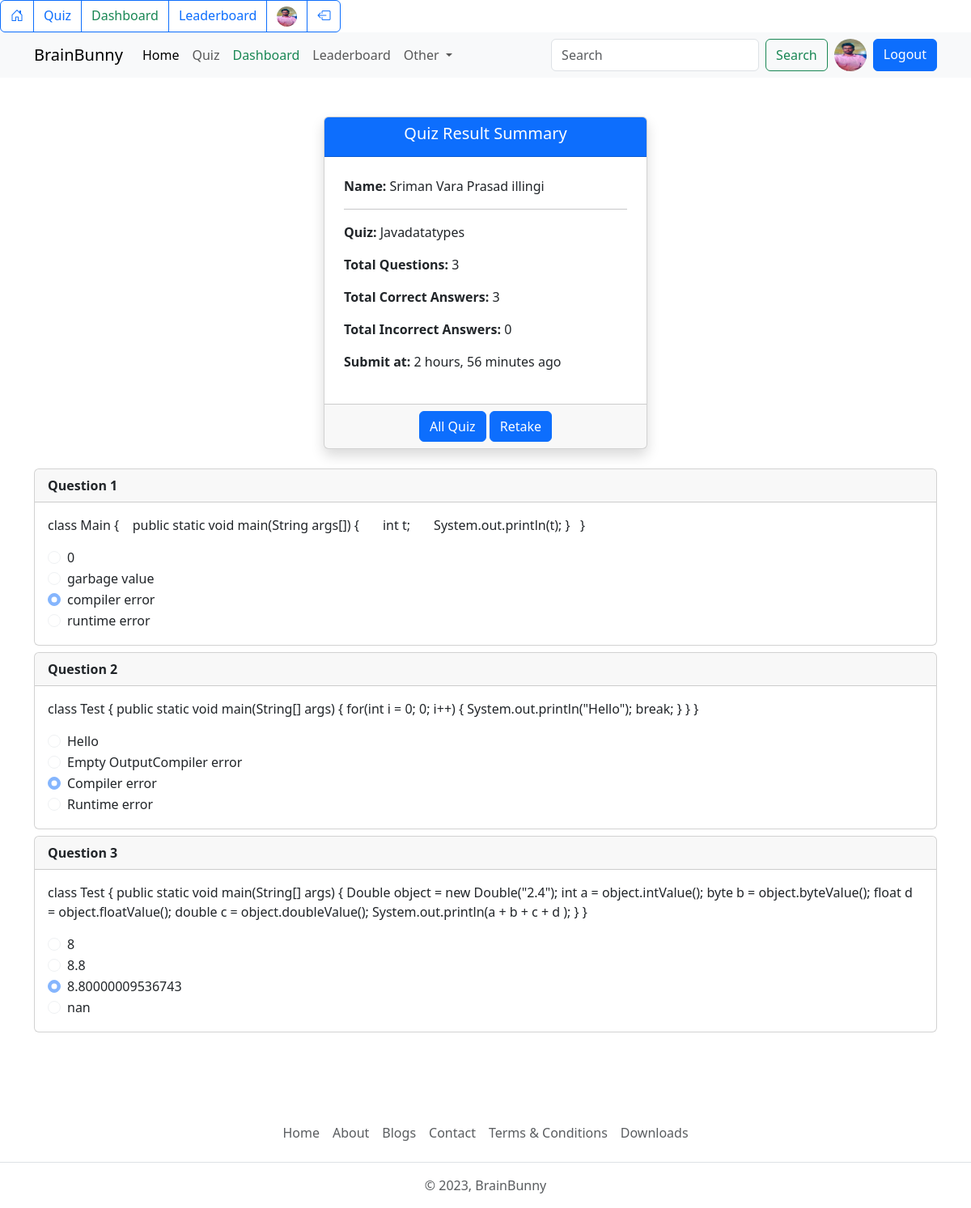
The app's page /quiz/11/result/ (signed in) with its own data.
### account/models.py (models this page shows, shortened)
class Profile(models.Model):
    user = models.OneToOneField(User, on_delete=models.CASCADE, null=True, verbose_name='User Object') #verbose_name
    bio = models.TextField(blank=True, null=True)
    profile_img = models.ImageField(upload_to='profile_images', default='user.png', blank=True, null=True, verbose_name='Profile Pic')
    location = models.CharField(max_length=100, blank=True, null=True)
    GENDER = (
        ('Male', 'Male'),
        ('Female', 'Female'),
        ('Other', 'Other'),
    )
    gender = models.CharField(max_length=6, choices=GENDER, blank=True, null=True)
    @property
    def full_name(self):
        return f"{self.user.first_name} {self.user.last_name}"

### quiz/models.py (models this page shows, shortened)
class QuizSubmission(models.Model):
    user = models.ForeignKey(User, on_delete=models.CASCADE)
    quiz = models.ForeignKey(Quiz, on_delete=models.CASCADE)
    score = models.IntegerField()
    submitted_at = models.DateTimeField(auto_now_add=True)

class Quiz(models.Model):
    title = models.CharField(max_length=255)
    description = models.TextField()
    category = models.ForeignKey(Category, on_delete=models.CASCADE)
    quiz_file = models.FileField(upload_to='quiz/')
    created_at = models.DateTimeField(auto_now_add=True)
    updated_at = models.DateTimeField(auto_now=True)
    class Meta:
        verbose_name_plural = 'Quizzes'

class Question(models.Model):
    quiz = models.ForeignKey(Quiz, on_delete=models.CASCADE)
    text = models.TextField()

class Choice(models.Model):
    question = models.ForeignKey(Question, on_delete=models.CASCADE)
    text = models.CharField(max_length=255)
    is_correct = models.BooleanField(default=False)

### quiz/views.py (the view)
# urls.py: path('<int:submission_id>/result/', views.quiz_result_view, name='quiz_result'),
@login_required
def quiz_result_view(request, submission_id):
    submission = get_object_or_404(QuizSubmission, pk=submission_id, user=request.user)
    context = {'submission': submission}
    return render(request, 'quiz-result.html', context)

### quiz/templatetags/custom_filters.py (called while the page is built)
@register.filter
def subtract(value, arg):
    return value - arg

### base/templates/quiz-result.html (shortened to what this page needs)
{% extends 'index.html' %}
{% load custom_filters %}
{% block content %}
    <div class="container my-5">
        <div class="result-card">
            <div class="card shadow">
                <div class="card-header text-center bg-primary text-white">
                    <h5>Quiz Result Summary</h5>
                </div>
                <div class="card-body">
                    <p><strong>Name:</strong> {{ submission.user.profile.full_name }}</p>
                    <hr>
                    <p><strong>Quiz:</strong> {{ submission.quiz.title|title }}</p>
                    <p><strong>Total Questions:</strong> {{ submission.quiz.question_set.count }}</p>
                    <p><strong>Total Correct Answers:</strong> {{ submission.score }}</p>
                    <p><strong>Total Incorrect Answers:</strong> {{ submission.quiz.question_set.count|subtract:submission.score }}</p>
                    <p><strong>Submit at:</strong> {{ submission.submitted_at|timesince }} ago</p>
                </div>
                <div class="card-footer text-center">
                    <a href="{% url 'all_quiz' %}" class="btn btn-primary">All Quiz</a>
                    <a href="{% url 'quiz' submission.quiz.id %}" class="btn btn-primary">Retake</a>
                </div>
            </div>
        </div>
        <div class="questions my-4">
            {% for question in submission.quiz.question_set.all %}
            <div class="card mb-2 question">
                <div class="card-header fw-bold">
                    Question {{forloop.counter}}
                </div>
                <div class="card-body">
                    <p class="card-text">{{question.text}}</p>
                    {% for option in question.choice_set.all %}
                    <div class="form-check">
                        <label class="form-check-label" for="{{option.id}}">
                            <input class="form-check-input" disabled {% if option.is_correct %}checked{% endif %} value="{{option.text}}" type="radio" name="{{option.question.id}}" id="{{option.id}}">
                            {{option.text}}
                        </label>
                    </div>
                    {% endfor %}
                </div>
            </div>
            {% endfor %}
        </div>
    </div>
{% endblock content %}

### base/templates/components/navbar.html (shortened to what this page needs)
    <div class="btn-group" role="group" aria-label="Basic outlined example">
        <a href="{% url 'home' %}" class="btn btn-outline-primary"><i class="bi bi-house-door"></i></a>
        <a href="{% url 'all_quiz' %}" class="btn btn-outline-primary">Quiz</a>
        {% if request.user.is_superuser %}
        <a href="{% url 'dashboard' %}" class="btn btn-outline-primary text-success">Dashboard</a>
        {% endif %}
        <a href="{% url 'leaderboard' %}" class="btn btn-outline-primary">Leaderboard</a>
        {% if request.user.is_authenticated %}
        <a href="{% url 'profile' request.user.username %}" class="btn btn-outline-primary">
            <img src="{{request.user.profile.profile_img.url}}" class="rounded-circle" width="25" height="25" alt="profile_img">
        </a>
        <a href="{% url 'logout' %}" class="btn btn-outline-primary"><i class="bi bi-box-arrow-left"></i></a>
        {% else %}
        <a href="{% url 'login' %}" class="btn btn-outline-primary"><i class="bi bi-box-arrow-right"></i></a>
        {% endif %}
    </div>
<nav class="navbar navbar-expand-lg bg-body-tertiary d-none d-lg-block">
    <div class="container">
        <a class="navbar-brand" href="{% url 'home' %}">BrainBunny</a>
        <div class="collapse navbar-collapse" id="navbarSupportedContent">
            <ul class="navbar-nav me-auto mb-2 mb-lg-0">
                <li class="nav-item">
                    <a class="nav-link active" aria-current="page" href="{% url 'home' %}">Home</a>
                </li>
                <li class="nav-item">
                    <a class="nav-link" href="{% url 'all_quiz' %}">Quiz</a>
                </li>
                {% if request.user.is_superuser %}
                <li class="nav-item">
                    <a class="nav-link text-success" href="{% url 'dashboard' %}">Dashboard</a>
                </li>
                {% endif %}
                <li class="nav-item">
                    <a class="nav-link" href="{% url 'leaderboard' %}">Leaderboard</a>
                </li>
                <li class="nav-item dropdown">
                    <a class="nav-link dropdown-toggle" href="#" role="button" data-bs-toggle="dropdown"
                        aria-expanded="false">
                        Other
                    </a>
                </li>
            </ul>
            <form class="d-flex" role="search" action="{% url 'search_users' %}">
                <input class="form-control me-2" type="search" name="q" placeholder="Search" aria-label="Search">
                <button class="btn btn-outline-success" type="submit">Search</button>
                {% if request.user.is_authenticated %}
                <a href="{% url 'profile' request.user.username %}" data-bs-toggle="tooltip" data-bs-placement="bottom" data-bs-title="@{{request.user.username}}" class="mx-2">
                    <img src="{{request.user.profile.profile_img.url}}" class="rounded-circle" width="40" height="40" alt="profile_img">
                </a>
                <a href="{% url 'logout' %}" class="btn btn-primary">Logout</a>
                {% else %}
                <a href="{% url 'login' %}" class="btn btn-primary ms-2">Login</a>
                {% endif %}
            </form>
        </div>
    </div>
</nav>

### base/templates/quiz-result.html (style rules this page uses)
.result-card { max-width: 400px; margin: auto; }
.result-card .card-body { padding: 1.5rem; }
.questions { user-select: none; }

### records on screen
QuizSubmission: user.profile.full_name "Sriman Vara Prasad illingi", quiz "Javadatatypes", quiz.question_set.count "3", score "3", quiz.question_set.count|subtract "0", submitted_at "2 hours, 56 minutes"
Question: text "class Main { public static void main(String args[]) { int t; System.out.println(t); } }"
Choice: is_correct "☐ 0", text "0"
Choice: is_correct "☐ garbage value", text "garbage value"
Choice: is_correct "☑ compiler error", text "compiler error"
Choice: is_correct "☐ runtime error", text "runtime error"
Question: text "class Test { public static void main(String[] args) { for(int i = 0; 0; i++) { System.out.println(\"Hello\"); break; } } }"
Choice: is_correct "☐ Hello", text "Hello"
Choice: is_correct "☐ Empty OutputCompiler error", text "Empty OutputCompiler error"
Choice: is_correct "☑ Compiler error", text "Compiler error"
Choice: is_correct "☐ Runtime error", text "Runtime error"
Question: text "class Test { public static void main(String[] args) { Double object = new Double(\"2.4\"); int a = object.intValue(); byte b = object.byteValue(); float d = object.floatValue(); double c = object.doubleValue(); System.out.println(a + b + c + d ); } }"
Choice: is_correct "☐ 8", text "8"
Choice: is_correct "☐ 8.8", text "8.8"
Choice: is_correct "☑ 8.80000009536743", text "8.80000009536743"
Choice: is_correct "☐ nan", text "nan"
